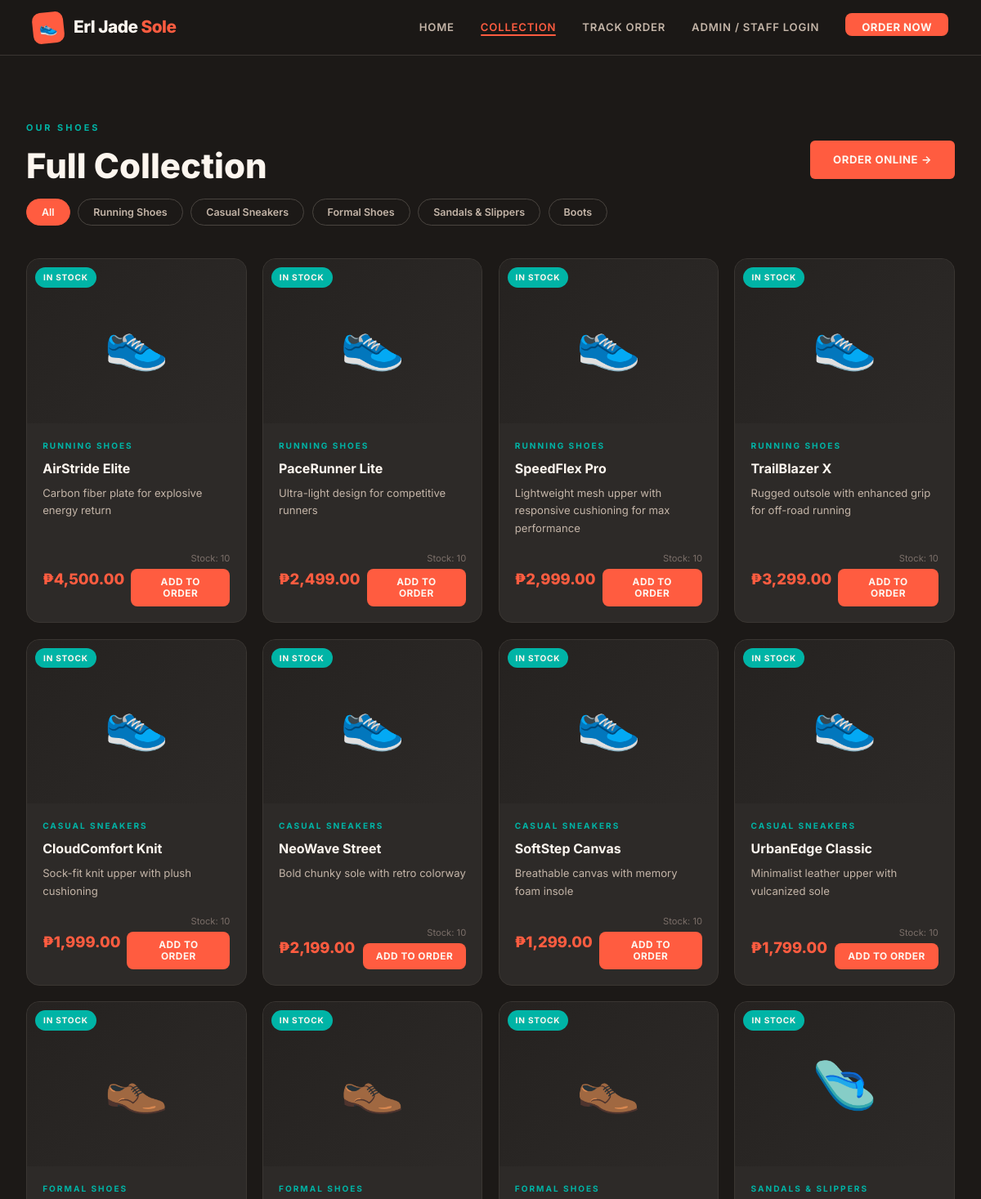
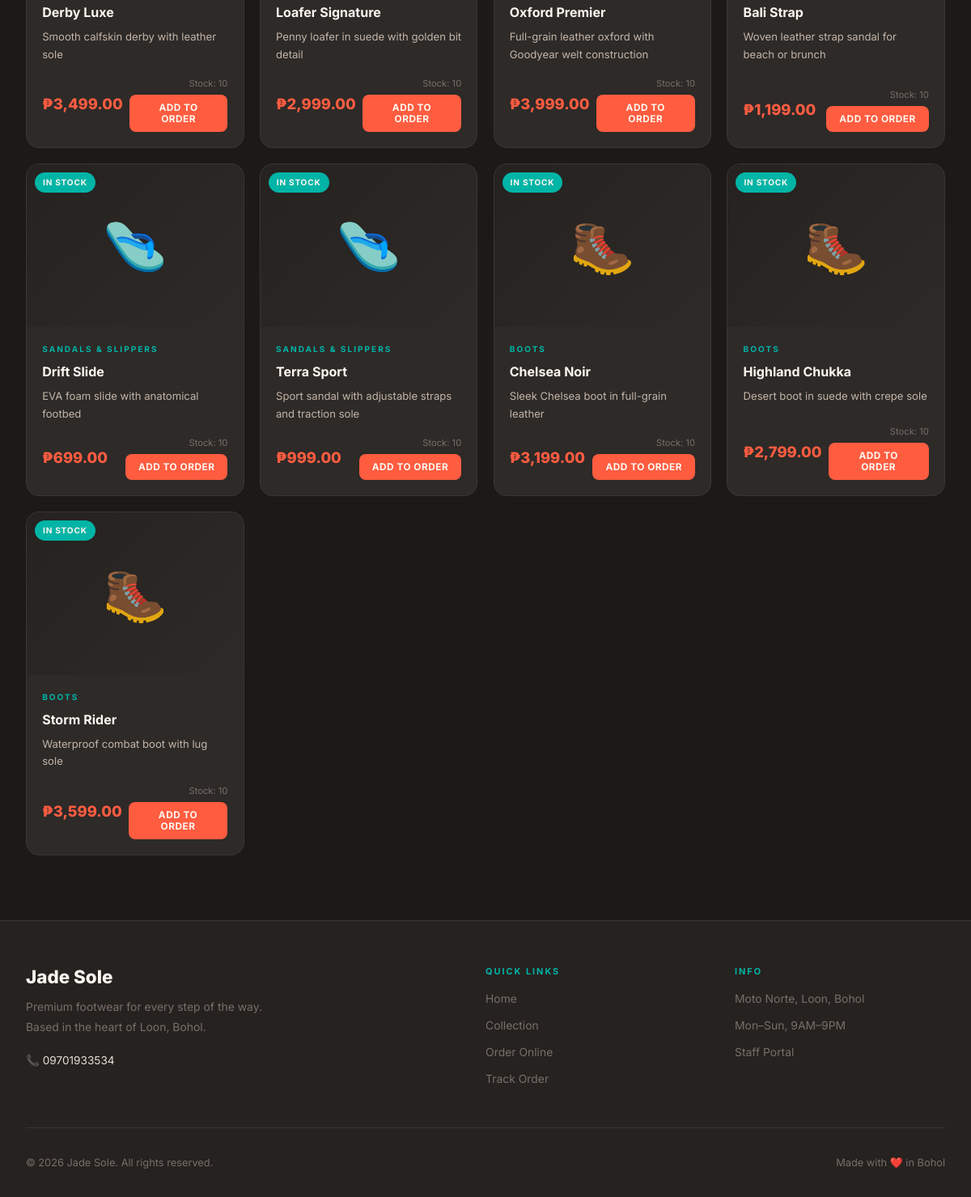
Page /menu.php on the committed database (2 pictures, top to bottom).
### tables this page shows
CREATE TABLE IF NOT EXISTS categories (
    id INT AUTO_INCREMENT PRIMARY KEY,
    name VARCHAR(100) NOT NULL,
    description TEXT,
    created_at TIMESTAMP DEFAULT CURRENT_TIMESTAMP
);

CREATE TABLE IF NOT EXISTS products (
    id INT AUTO_INCREMENT PRIMARY KEY,
    name VARCHAR(150) NOT NULL,
    description TEXT,
    price DECIMAL(10,2) NOT NULL,
    category_id INT,
    image VARCHAR(255) DEFAULT 'default.jpg',
    stock INT DEFAULT 10,
    is_available TINYINT(1) DEFAULT 1,
    created_at TIMESTAMP DEFAULT CURRENT_TIMESTAMP,
    FOREIGN KEY (category_id) REFERENCES categories(id) ON DELETE SET NULL
);

### menu.php (the view, shortened to what this page needs)
<!DOCTYPE html>
<html lang="en">
<head>
<link rel="stylesheet" href="assets/css/style.css">
</head>
<body>
<?php include 'includes/navbar.php'; ?>
<div class="page-wrap">
  <section class="section">
    <div class="container">
      <div class="flex-between mb-4 flex-wrap gap-2">
        <div>
          <span class="section-tag">Our Shoes</span>
          <h1 class="section-title">Full Collection</h1>
        </div>
        <a href="order.php" class="btn btn-gold">Order Online →</a>
      </div>
      <div class="products-filter">
        <button class="filter-btn active" data-cat="all">All</button>
        <?php
        $cats = $conn->query("SELECT * FROM categories ORDER BY id");
        while ($c = $cats->fetch_assoc()):
        ?>
        <button class="filter-btn" data-cat="<?= $c['id'] ?>"><?= htmlspecialchars($c['name']) ?></button>
        <?php endwhile; ?>
      </div>
      <div class="products-grid" id="menuGrid">
        <?php
        $sql = "SELECT p.*, c.name as cat_name FROM products p
                LEFT JOIN categories c ON p.category_id = c.id
                ORDER BY p.category_id, p.name";
        $res = $conn->query($sql);
        while ($p = $res->fetch_assoc()):
          $available = $p['is_available'] && $p['stock'] > 0;
          $emoji = match((int)$p['category_id']) {
            1 => '👟', 2 => '👟', 3 => '👞', 4 => '🩴', 5 => '🥾', default => '👟'
          };
        ?>
        <div class="product-card" data-cat="<?= $p['category_id'] ?>">
          <div class="product-img-wrap">
            <?php if ($p['image'] && $p['image'] !== 'default.jpg' && file_exists('assets/images/'.$p['image'])): ?>
              <img src="assets/images/<?= htmlspecialchars($p['image']) ?>" alt="<?= htmlspecialchars($p['name']) ?>">
            <?php else: ?>
              <div class="product-placeholder"><?= $emoji ?></div>
            <?php endif; ?>
            <?php if ($available): ?>
              <span class="product-badge">In Stock</span>
            <?php else: ?>
              <span class="product-badge unavailable">Unavailable</span>
            <?php endif; ?>
          </div>
          <div class="product-info">
            <div class="product-category"><?= htmlspecialchars($p['cat_name']) ?></div>
            <div class="product-name"><?= htmlspecialchars($p['name']) ?></div>
            <p class="product-desc"><?= htmlspecialchars($p['description']) ?></p>
            <div class="product-footer">
              <div class="product-price">₱<?= number_format($p['price'], 2) ?></div>
              <div style="display:flex;flex-direction:column;align-items:flex-end;gap:4px;">
                <span style="font-size:0.7rem;color:var(--text-dim);">Stock: <?= $p['stock'] ?></span>
                <?php if ($available): ?>
                  <button type="button" class="product-add-btn add-with-size" data-pid="<?= $p['id'] ?>">Add to Order</button>
                <?php else: ?>
                  <button class="product-add-btn" disabled>Unavailable</button>
                <?php endif; ?>
              </div>
            </div>
          </div>
        </div>
        <?php endwhile; ?>
      </div>
    </div>
  </section>
</div>
<?php include 'includes/footer.php'; ?>
</body>
</html>

### assets/css/style.css (style rules this page uses)
:root { --coral: #FF5C40; --coral-light: #FF8570; --coral-dim: #CC3E27; --teal: #00B4A6; --teal-light: #33C9BD; --teal-dim: #008A7E; --cream: #FFF8F2; --cream-off: #FFF0E8; --sand: #EDE0D4; --charcoal: #1C1917; --dark: #252220; --card-bg: #2D2A28; --border: #3A3632; --border-light:#4A4540; --white: #FDF6EF; --white-dim: #C4B5A8; --text: #E8DDD5; --text-dim: #7A6E68; --red: #E04040; --green: #2ECC71; --blue: #3498DB; --yellow: #F39C12; --radius: 6px; --radius-lg: 16px; --radius-xl: 24px; --shadow: 0 12px 48px rgba(0,0,0,0.4); --shadow-coral:0 8px 32px rgba(255,92,64,0.25); --shadow-teal: 0 8px 32px rgba(0,180,166,0.2); --transition: all 0.28s cubic-bezier(0.4, 0, 0.2, 1); }
*, *::before, *::after { box-sizing: border-box; margin: 0; padding: 0; }
html { scroll-behavior: smooth; }
body { font-family: 'Inter', ui-sans-serif, system-ui, -apple-system, BlinkMacSystemFont, 'Segoe UI', sans-serif; background: var(--charcoal); color: var(--text); font-size: 15px; line-height: 1.65; min-height: 100vh; }
h1, h2, h3, h4 { font-family: inherit; color: var(--white); line-height: 1.15; font-weight: 700; }
a { color: var(--coral); text-decoration: none; transition: var(--transition); }
.page-wrap { padding-top: 68px; min-height: 100vh; }
.container { max-width: 1260px; margin: 0 auto; padding: 0 2rem; }
.section { padding: 5rem 0; }
.section-tag { font-size: 0.68rem; letter-spacing: 3px; text-transform: uppercase; color: var(--teal); font-weight: 700; display: block; margin-bottom: 0.8rem; font-family: inherit; }
.section-title { font-size: clamp(1.8rem, 3.5vw, 2.8rem); margin-bottom: 1rem; color: var(--white); font-weight: 800; }
.btn { display: inline-flex; align-items: center; gap: 8px; padding: 13px 28px; border: none; border-radius: var(--radius); font-family: inherit; font-size: 0.82rem; font-weight: 700; letter-spacing: 0.6px; text-transform: uppercase; cursor: pointer; transition: var(--transition); text-decoration: none; }
.btn-gold { background: var(--coral); color: var(--white); }
.products-filter { display: flex; gap: 0.6rem; flex-wrap: wrap; margin-bottom: 2.5rem; }
.filter-btn { padding: 8px 18px; background: transparent; border: 1.5px solid var(--border-light); color: var(--white-dim); border-radius: 100px; font-family: inherit; font-size: 0.78rem; font-weight: 600; cursor: pointer; transition: var(--transition); }
.filter-btn:hover, .filter-btn.active { background: var(--coral); border-color: var(--coral); color: var(--white); }
.products-grid { display: grid; grid-template-columns: repeat(auto-fill, minmax(260px, 1fr)); gap: 1.2rem; }
.product-card { background: var(--card-bg); border: 1px solid var(--border); border-radius: var(--radius-lg); position: relative; overflow: hidden; transition: var(--transition); display: flex; flex-direction: column; }
.product-img-wrap { position: relative; aspect-ratio: 4/3; background: var(--dark); overflow: hidden; }
.product-badge { position: absolute; top: 10px; left: 10px; background: var(--teal); color: var(--white); font-size: 0.63rem; font-weight: 700; letter-spacing: 0.8px; text-transform: uppercase; padding: 4px 10px; border-radius: 100px; }
.product-info { padding: 1.2rem; flex: 1; display: flex; flex-direction: column; }
.product-category { font-size: 0.63rem; letter-spacing: 2px; text-transform: uppercase; color: var(--teal); font-weight: 700; margin-bottom: 0.4rem; font-family: inherit; }
.product-name { font-family: inherit; font-size: 1rem; font-weight: 700; color: var(--white); margin-bottom: 0.4rem; }
.product-desc { font-size: 0.82rem; color: var(--white-dim); line-height: 1.65; margin-bottom: 1rem; flex: 1; }
.product-footer { display: flex; align-items: center; justify-content: space-between; gap: 0.5rem; margin-top: auto; }
.product-price { font-family: inherit; font-size: 1.15rem; color: var(--coral); font-weight: 800; }
.product-add-btn { background: var(--coral); color: var(--white); border: none; padding: 9px 16px; font-size: 0.74rem; font-weight: 700; letter-spacing: 0.5px; text-transform: uppercase; cursor: pointer; border-radius: 8px; transition: var(--transition); font-family: inherit; }
.product-placeholder { width: 100%; height: 100%; display: flex; align-items: center; justify-content: center; font-size: 4rem; background: linear-gradient(135deg, #252220, #2D2A28); }
.gap-2 { gap: 1rem; }
.flex-between { display: flex; align-items: center; justify-content: space-between; }
.flex-wrap { flex-wrap: wrap; }

### rows in the picture
categories: name "Running Shoes"
categories: name "Casual Sneakers"
categories: name "Formal Shoes"
categories: name "Sandals & Slippers"
categories: name "Boots"
products: category "👟", is_available "IN STOCK", category.name "RUNNING SHOES", name "AirStride Elite", description "Carbon fiber plate for explosive energy return", price "4,500.00", stock "10"
products: category "👟", is_available "IN STOCK", category.name "RUNNING SHOES", name "PaceRunner Lite", description "Ultra-light design for competitive runners", price "2,499.00", stock "10"
products: category "👟", is_available "IN STOCK", category.name "RUNNING SHOES", name "SpeedFlex Pro", description "Lightweight mesh upper with responsive cushioning for max performance", price "2,999.00", stock "10"
products: category "👟", is_available "IN STOCK", category.name "RUNNING SHOES", name "TrailBlazer X", description "Rugged outsole with enhanced grip for off-road running", price "3,299.00", stock "10"
products: category "👟", is_available "IN STOCK", category.name "CASUAL SNEAKERS", name "CloudComfort Knit", description "Sock-fit knit upper with plush cushioning", price "1,999.00", stock "10"
products: category "👟", is_available "IN STOCK", category.name "CASUAL SNEAKERS", name "NeoWave Street", description "Bold chunky sole with retro colorway", price "2,199.00", stock "10"
products: category "👟", is_available "IN STOCK", category.name "CASUAL SNEAKERS", name "SoftStep Canvas", description "Breathable canvas with memory foam insole", price "1,299.00", stock "10"
products: category "👟", is_available "IN STOCK", category.name "CASUAL SNEAKERS", name "UrbanEdge Classic", description "Minimalist leather upper with vulcanized sole", price "1,799.00", stock "10"
products: category "👞", is_available "IN STOCK", category.name "FORMAL SHOES", name "Derby Luxe", description "Smooth calfskin derby with leather sole", price "3,499.00", stock "10"
products: category "👞", is_available "IN STOCK", category.name "FORMAL SHOES", name "Loafer Signature", description "Penny loafer in suede with golden bit detail", price "2,999.00", stock "10"
products: category "👞", is_available "IN STOCK", category.name "FORMAL SHOES", name "Oxford Premier", description "Full-grain leather oxford with Goodyear welt construction", price "3,999.00", stock "10"
products: category "🩴", is_available "IN STOCK", category.name "SANDALS & SLIPPERS", name "Bali Strap", description "Woven leather strap sandal for beach or brunch", price "1,199.00", stock "10"
products: category "🩴", is_available "IN STOCK", category.name "SANDALS & SLIPPERS", name "Drift Slide", description "EVA foam slide with anatomical footbed", price "699.00", stock "10"
products: category "🩴", is_available "IN STOCK", category.name "SANDALS & SLIPPERS", name "Terra Sport", description "Sport sandal with adjustable straps and traction sole", price "999.00", stock "10"
products: category "🥾", is_available "IN STOCK", category.name "BOOTS", name "Chelsea Noir", description "Sleek Chelsea boot in full-grain leather", price "3,199.00", stock "10"
products: category "🥾", is_available "IN STOCK", category.name "BOOTS", name "Highland Chukka", description "Desert boot in suede with crepe sole", price "2,799.00", stock "10"
products: category "🥾", is_available "IN STOCK", category.name "BOOTS", name "Storm Rider", description "Waterproof combat boot with lug sole", price "3,599.00", stock "10"
